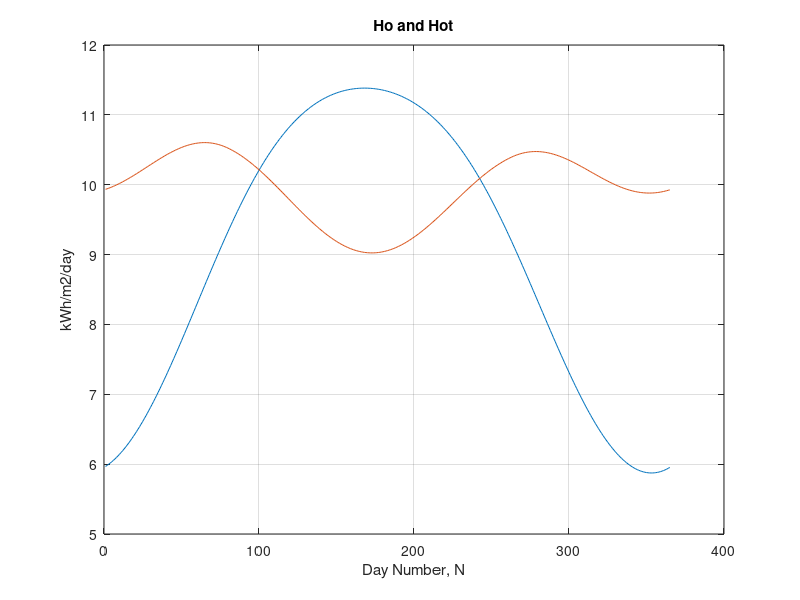

Write MATLAB code to recreate this figure.
%   Description: This file calculates the incident energy on a horizontal/tilted surface given the
%   latitude and day number
%     
%   INPUTS: N = Day Number, N=1 for Jan 1st and N=365 for December 31st, Feb 29th is not included.

%           Q = Latitude of the place in degrees (need to convert to radians, places on earth are on
%               certain arc lengths and arc length are measured in radians as per standards.
%   Author: Abhisek Adhikari
%   Created on: Jun 2022

clc
clear

%Inputs
%Locality = 27 degrees, 39 minutes; (Just used my office location, you can
%           use your own)

Q = 27.65;  % expressed in degrees
Q = Q * pi/180;

% B = Q;      %tilt angle in radians

% constants

Lsc = 1.37; % kW/m2 mean solar constant (does not depend on earth's position relative to sun)

fprintf('Hot-MIN \t Hot-MAX \t H-RIPPLE \t LATITUDE,deg \t TILTANGLE,deg\n');


Bmax = 30 * pi/180;  %just making an assumption for maximum tilt angle, you can have your own

for B = 0:Bmax/30:Bmax
    
    for N = 1:365,
    %Claculation of Declination
    t = 2*pi*(N-80)/365;
    d = 23.45*sin(t)*(pi/180); % declination expressed in radians
    
    %calculation of extraterrestrial insolation scale factor
    k = 1 + 0.033*cos(2*pi*N/365); % for scaling Lsc depending on number of day in year, derived
                                   % empiricaly, I took from certain literatures
    
    wsr = acos(-1 * tan(Q)*tan(d)); %solar hours calculation
    
    wsrB = acos(-1 * tan(Q-B)*tan(d)); %hour angle based on tilt angle B
    
    wsrt = min(wsr, wsrB);
    
    Ho(N) = (24*k*Lsc/pi)*(cos(Q)*cos(d)*sin(wsr)+wsr*sin(Q)*sin(d));
    
    Hot(N) = (24*k*Lsc/pi)*(cos(Q-B)*cos(d)*sin(wsrt)+wsrt*sin(Q-B)*sin(d)); %energy on tilted surface
    
    days(N) = N;
    end % of day number loop


    
fprintf('%f \t %f \t %f \t %f \t \t %f\n', min(Hot), max(Hot), max(Hot)-min(Hot), Q*180/pi, B*180/pi);
    
%show results

plot(days,Ho, days, Hot);
grid, xlabel('Day Number, N'), ylabel('kWh/m2/day'), title('Ho and Hot');

pause

end 
 
    
    
    
